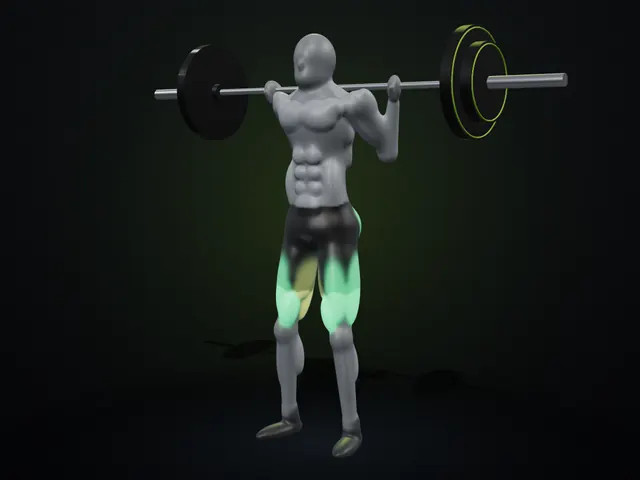
#> input picture assets/anim/back_squat.webp, 640 x 480 px
$ python -i encode_clip.py   (imports and definitions only)
#> lines starting #> are read from the running program, lines starting #| are printed output that depends on the picture; after the words box and inside, x2 and y2 are one past the last pixel; in counts of white or black regions, pixels touching at a corner belong together
#> further down, picture is the input picture: PIL image 640x480 RGBA; mean R, G, B, A 21.9, 26.7, 24, 255
"""Кадры PNG (прозрачный фон) → белый фон с мягким свечением подсветки → зацикленный WebP + постер JPEG (пик движения).
python encode_clip.py <frames_dir> <out.webp> [width]   (формат как у tools/anim/encode.py: 640 px, 25 к/с, постер 360 px)"""
import glob, os, sys
import numpy as np
from PIL import Image, ImageFilter

src, out = sys.argv[1], sys.argv[2]
width = int(sys.argv[3]) if len(sys.argv) > 3 else 640
GLOW = float(os.environ.get('GLOW', '0.45'))
COLOR = np.array([1.0, 0.42, 0.16])

def on_white(im):
    a = np.asarray(im).astype(np.float32) / 255
    bg = Image.new('RGBA', im.size, (255, 255, 255, 255)); bg.alpha_composite(im)
#> after `bg = Image.new('RGBA', im.size, (255, 255, 255, 255))`: bg: PIL image 640x480 RGBA; every value is 255
    base = np.asarray(bg.convert('RGB')).astype(np.float32) / 255
    mx, mn = a[..., :3].max(-1), a[..., :3].min(-1)
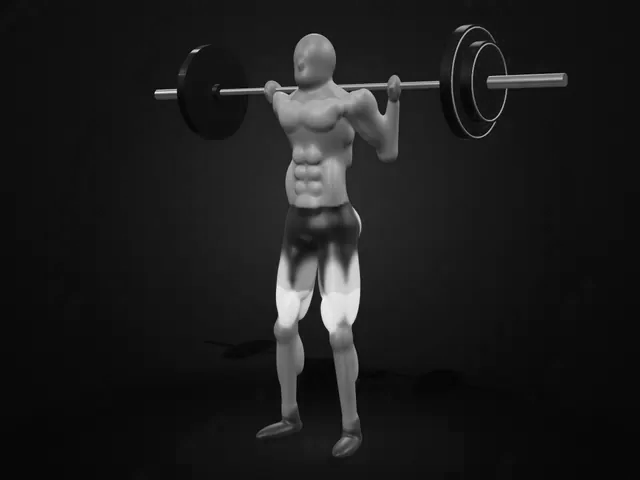
#> mx: shape (480, 640) float32; min 0, max 0.973, mean 0.108
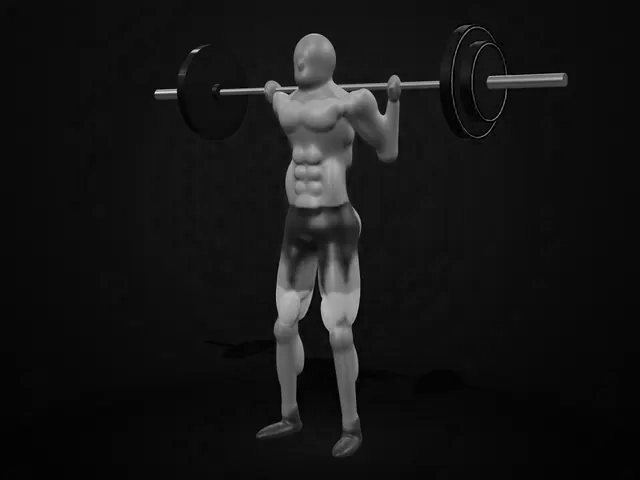
#> mn: shape (480, 640) float32; min 0, max 0.941, mean 0.082
    sat = (mx - mn) / np.maximum(mx, 1e-6)
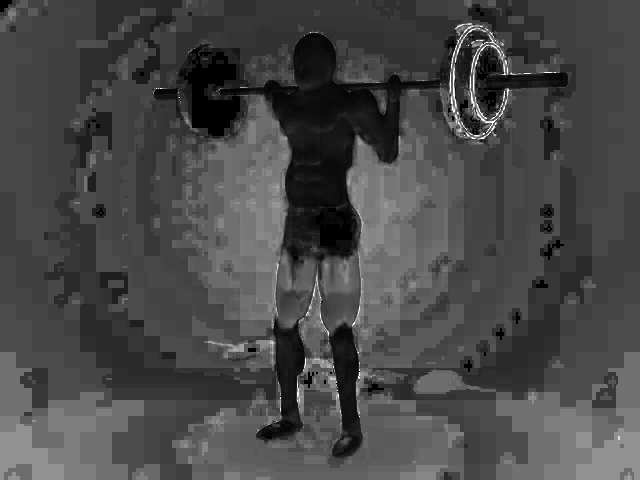
#> sat: shape (480, 640) float32; min 0, max 1, mean 0.285
    warm = (a[..., 0] > a[..., 1]) & (a[..., 1] >= a[..., 2] * 0.6)
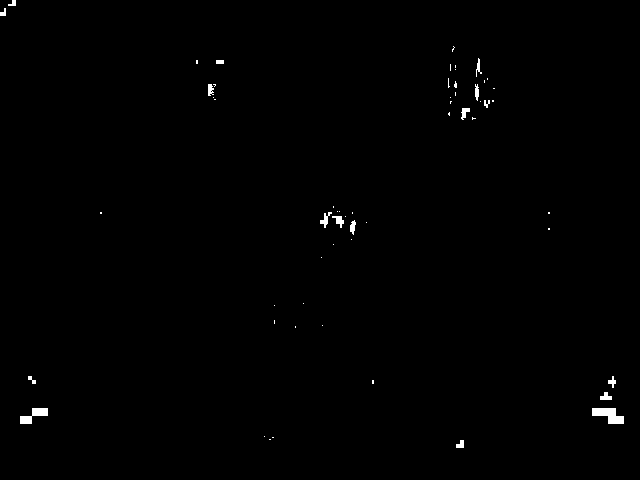
#> warm: shape (480, 640) bool; 0.46% white; 58 white regions (41 under 20 px), largest, box (x1, y1, x2, y2) and area: (592, 408, 624, 424) 320, (20, 408, 48, 424) 224, (320, 212, 332, 228) 75
    m = np.clip((sat - 0.25) / 0.35, 0, 1) * warm * a[..., 3]
    L = np.asarray(Image.fromarray((m * 255).astype(np.uint8), 'L').filter(ImageFilter.GaussianBlur(im.width / 70))).astype(np.float32) / 255
    L = (L * GLOW)[..., None]
#> L: shape (480, 640, 1) float32
    base = np.clip(base * (1 - L) + L * COLOR * np.maximum(base, 0.85), 0, 1)
    return Image.fromarray((base * 255).astype(np.uint8))

files = sorted(glob.glob(os.path.join(src, '[0-9]*.png')))
frames = []
# [4 lines not run here, left out]
fps = float(os.environ.get('FPS', '25'))
# [2 lines not run here, left out]
# [1 line that did not run here, left out]
# [2 lines not run here, left out]

>>> from PIL import Image
>>> picture = Image.open('../../../assets/anim/back_squat.webp')
>>> result = on_white(picture)

$ run again, on assets/anim/bench_press_f.webp
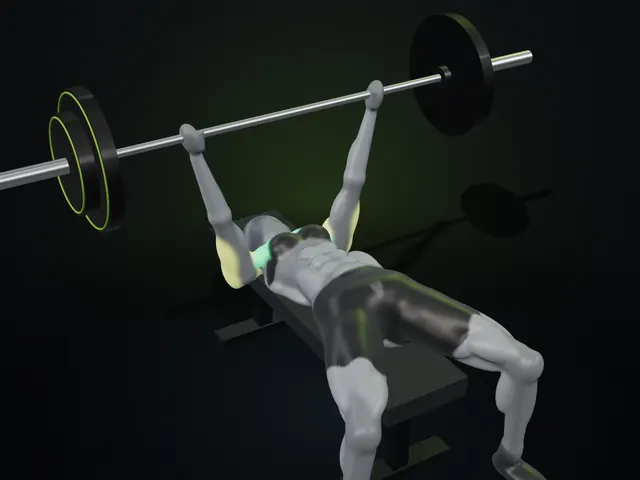
#> input picture assets/anim/bench_press_f.webp, 640 x 480 px
#> picture is the input picture: PIL image 640x480 RGBA; mean R, G, B, A 27.1, 31.2, 29.2, 255
#> bg: PIL image 640x480 RGBA; every value is 255
#> in on_white, `warm = (a[..., 0] > a[..., 1]) & (a[..., 1] >= a[..., 2] * 0.6)`:
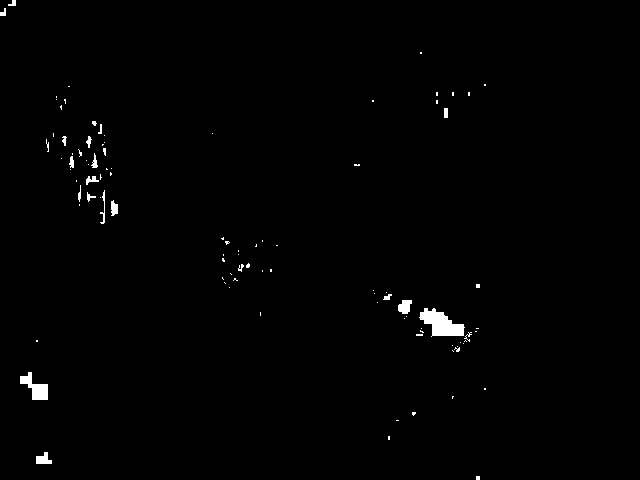
#> warm: shape (480, 640) bool; 0.79% white; 98 white regions (77 under 20 px), largest, box (x1, y1, x2, y2) and area: (419, 308, 465, 337) 742, (20, 372, 48, 400) 384, (398, 300, 412, 314) 146
#> in on_white, `L = np.asarray(Image.fromarray((m * 255).astype(np.uint8), 'L').filter..`:
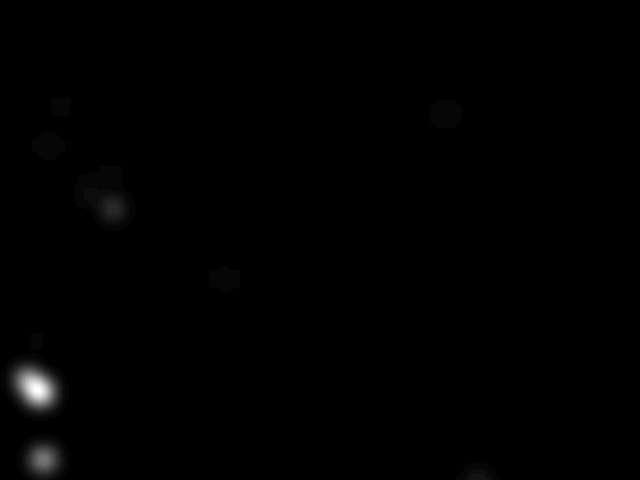
#> L: shape (480, 640) float32; min 0, max 0.149, mean 0.000699; drawn with min black and max white
